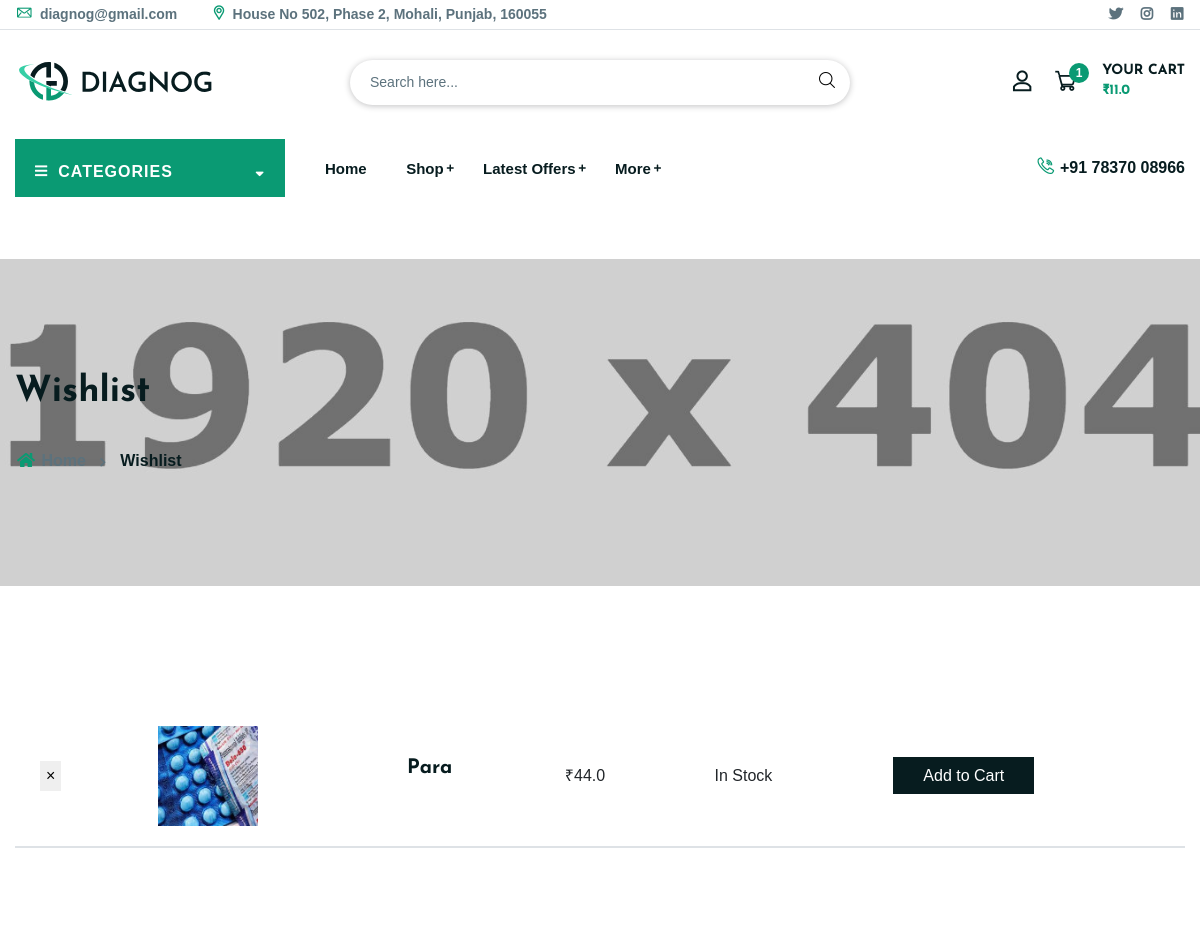
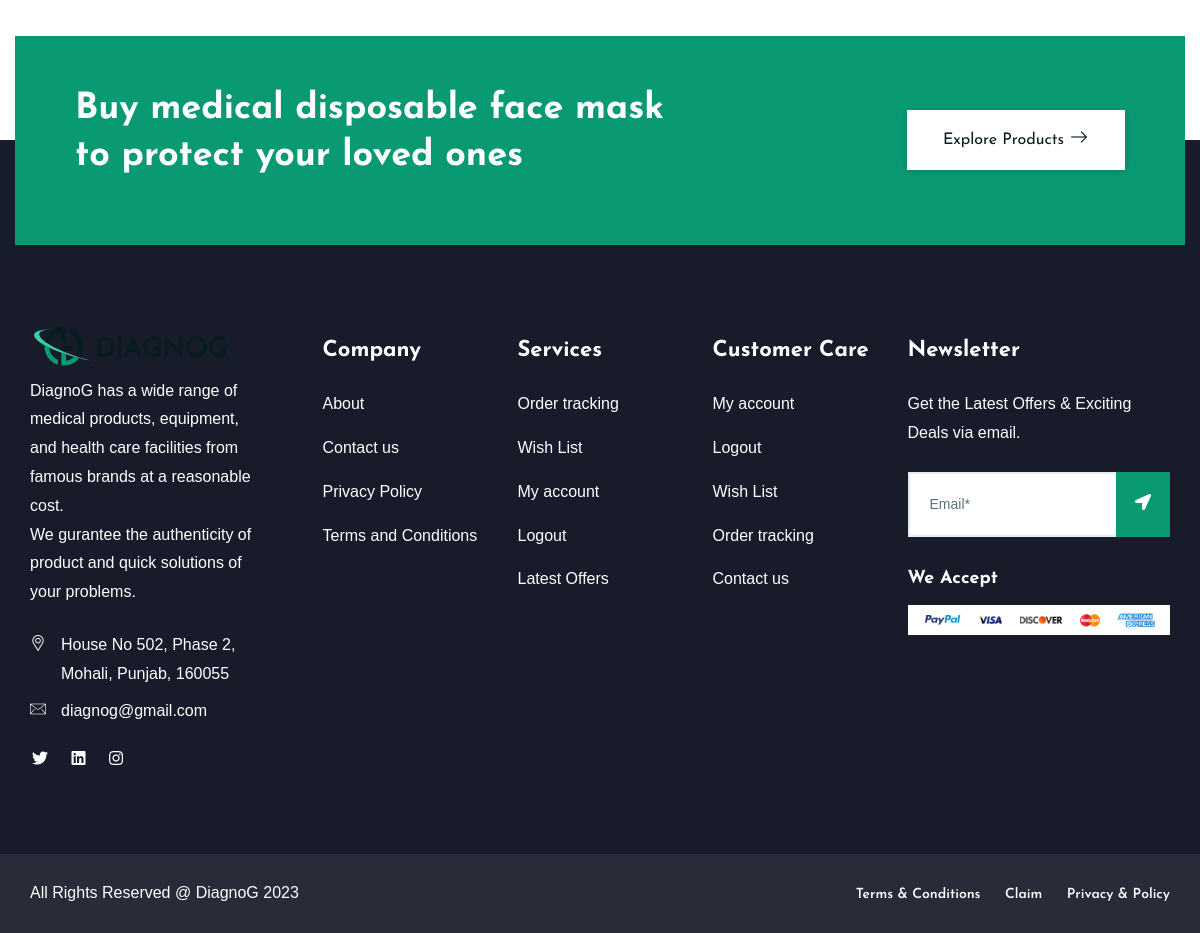
/wishlist/ (signed in), run on the app's committed database (2 pictures, top to bottom).
### order/models.py (models this page shows, shortened)
class Order(models.Model):
    user = models.ForeignKey(settings.AUTH_USER_MODEL, on_delete=models.SET_NULL, null=True)
    complete = models.BooleanField(default=False,null=True, blank=True)
    date_ordered = models.DateField(auto_now_add=True)
    address = models.ForeignKey(ShippingAddress, on_delete=models.SET_NULL, null=True)
    coupon = models.ForeignKey(coupon,on_delete=models.SET_NULL,null=True, blank=True)
    @property
    def get_cart_total(self):
        orderitems = self.orderitem_set.all()
        total = sum([item.get_final_price for item in orderitems])
        return total
    @property
    def get_cart_total_item(self):
        orderitems = self.orderitem_set.all()
        total = sum([item.quantity for item in orderitems])
        return total

class OrderItem(models.Model):
    product = models.ForeignKey(product, on_delete=models.CASCADE)
    order = models.ForeignKey(Order, on_delete=models.SET_NULL, blank=True, null=True)
    quantity = models.PositiveIntegerField(default=1)
    date = models.DateField(auto_now_add=True)
    @property
    def get_total_discount_item_price(self):
        return self.quantity * self.product.discount_price
    @property
    def get_final_price(self):
        if self.product.discount_price:
            return self.get_total_discount_item_price
        return self.get_total_item_price()

### product/models.py (models this page shows, shortened)
class product(models.Model):
    productName = models.CharField(max_length=50)
    productCategory = models.ManyToManyField(category)
    price = models.FloatField()
    discount_price = models.FloatField(blank=True, null=True)
    productImage = models.ImageField(blank=True, null=True)
    discount = models.IntegerField(blank=True, null=True)
    description = models.TextField(blank=True, null=True)
    pros = models.TextField(blank=True, null=True)
    cons = models.TextField(blank=True, null=True)
    date = models.DateTimeField(auto_now_add=True)
    slug = models.SlugField(max_length=200, blank=True, null=True)
    offer = models.BooleanField(default=False)
    class Meta:
        ordering = ['-date']
    def __str__(self):
        return f"{self.productName}"
    @property
    def imgURL(self):
        try:
            url = self.productImage.url
        except:
            url = ''
        return url

### user/models.py (models this page shows, shortened)
class wishlist(models.Model):
    user = models.ForeignKey(settings.AUTH_USER_MODEL, on_delete=models.CASCADE)
    product = models.ForeignKey(product, on_delete=models.CASCADE)
    date = models.DateField(auto_now_add=True)

### user/views.py (the view, shortened to what this page needs)
# urls.py: path('wishlist/', views.showWishlist, name='wishlist'),
@login_required(login_url='/login')
def showWishlist(request):
    email = request.user.email
    userID = myUser.objects.get(email=email)
    context = {}
    products = wishlist.objects.filter(user=userID)
    context['wishlist'] = products
    return render(request, 'user/wishlist.html', context)

### context_processors/context_processors.py (called while the page is built, shortened)
def products_context_processor(request):
    categories = category.objects.all()
    products = product.objects.all()
    if request.user.is_authenticated:
        email = request.user.email
        customer = myUser.objects.get(email=email)
        order, created = Order.objects.get_or_create(user=customer,complete = False)
        items = order.orderitem_set.all()
    return {'categories': categories, 'products': products, 'order': order, 'items': items}

### product/models.py (called while the page is built)
    def __str__(self):
        return f"{self.category_name}"

    @property
    def get_products(self):
        return product.objects.filter(productCategory__category_name=self.category_name)

### user/views.py (called while the page is built)
def is_ajax(request):
    return request.META.get('HTTP_X_REQUESTED_WITH') == 'XMLHttpRequest'

### user/templates/user/wishlist.html (shortened to what this page needs)
{% block content %}
{% load static %}
<!doctype html>
<html class="no-js" lang="zxx">
<head>
    {% include 'include/css.html' %}
</head>
<body>
<div class="body-wrapper">
    {% include 'header/header.html' %}
    <div class="ltn__utilize-overlay"></div> <br> <br>
    <div class="ltn__breadcrumb-area text-left bg-overlay-white-30 bg-image "  data-bs-bg="{% static 'img/bg/14.jpg' %}">
        <div class="container">
            <div class="row">
                <div class="col-lg-12">
                    <div class="ltn__breadcrumb-inner">
                        <h1 class="page-title">Wishlist</h1>
                        <div class="ltn__breadcrumb-list">
                            <ul>
                                <li><a href="/"><span class="ltn__secondary-color"><i class="fas fa-home"></i></span> Home</a></li>
                                <li>Wishlist</li>
                            </ul>
                        </div>
                    </div>
                </div>
            </div>
        </div>
    </div>
    <div class="liton__wishlist-area mb-105">
        <div class="container">
            <div class="row">
                <div class="col-lg-12">
                    <div class="shoping-cart-inner">
                        <div class="shoping-cart-table table-responsive update-table">
                            <table class="table" id="tableid">
                                <tbody>
                                    {% for item in wishlist %}
                                    <tr>
                                        <td class="cart-product-remove">
                                            <button type="button" class="close" aria-label="Close" data-id="{{ item.product.id }}" data-action="remove">
                                                <span aria-hidden="true">&times;</span>
                                            </button>
                                        </td>
                                        <td class="cart-product-image">
                                            <a href="{% url 'product_details' slug=item.product.slug %}"><img src="{{item.product.imgURL}}" alt="#"></a>
                                        </td>
                                        <td class="cart-product-info">
                                            <h4><a href="{% url 'product_details' slug=item.product.slug %}">{{ item.product.productName }}</a></h4>
                                        </td>
                                        <td class="cart-product-price">₹{{item.product.discount_price}}</td>
                                        <td class="cart-product-stock">In Stock</td>
                                        <td class="cart-product-add-cart">
                                            <a class="submit-button-1 add-item" href="#" title="Add to Cart" data-id="{{ item.product.id }}" data-action="add" data-bs-toggle="modal" data-bs-target="#add_to_cart_modal">Add to Cart</a>
                                        </td>
                                    </tr>
                                    {% endfor %}
                                </tbody>
                            </table>
                        </div>
                    </div>
                </div>
            </div>
        </div>
    </div>
    {% include 'widget/call_to_action.html' %}
    {% include 'footer/footer.html' %}
</div>
</body>
</html>
{% endblock %}

### templates/header/header.html (shortened to what this page needs)
{% load static %}
<header class="ltn__header-area ltn__header-3 section-bg-6---">
    <div class="ltn__header-top-area border-bottom top-area-color-white---">
        <div class="container">
            <div class="row">
                <div class="col-md-7">
                    <div class="ltn__top-bar-menu">
                        <ul>
                            <li><a href="mailto:diagnog@gmail.com"><i class="icon-mail"></i> diagnog@gmail.com</a></li>
                            <li><i class="icon-placeholder"></i> House No 502, Phase 2, Mohali, Punjab, 160055</li>
                        </ul>
                    </div>
                </div>
                <div class="col-md-5">
                    <div class="top-bar-right text-end">
                        <div class="ltn__top-bar-menu">
                            <ul>
                                <li>
                                    <div class="ltn__social-media">
                                        <ul>
                                            <li><a href="https://twitter.com/MyDiagnog" title="Twitter"><i class="fab fa-twitter"></i></a></li>
                                            <li><a href="https://www.instagram.com/diagnog/" title="Instagram"><i class="fab fa-instagram"></i></a></li>
                                            <li><a href="https://www.linkedin.com/in/my-diagnog-4473a924a/" title="LinkedIn"><i class="fab fa-linkedin"></i></a></li>
                                        </ul>
                                    </div>
                                </li>
                            </ul>
                        </div>
                    </div>
                </div>
            </div>
        </div>
    </div>
    <div class="ltn__header-middle-area">
        <div class="container">
            <div class="row">
                <div class="col">
                    <div class="site-logo">
                        <a href="/"><img src="{% static 'logo/DIAGNO.svg' %}" alt="Logo"></a>
                    </div>
                </div>
                <div class="col header-contact-serarch-column d-none d-xl-block">
                    <div class="header-contact-search">
                        <div class="header-search-2">
                            <form id="" method="get"  action="/product/">
                                <input type="text" name="filter" value="{{ filter_by }}" placeholder="Search here..."/>
                                <button type="submit">
                                    <span><i class="icon-search"></i></span>
                                </button>
                            </form>
                        </div>
                    </div>
                </div>
                <div class="col">
                    <div class="ltn__header-options">
                        <ul>
                            <li class="d-none---">
                                <div class="ltn__drop-menu user-menu">
                                    <ul>
                                        <li>
                                            <a href="#"><i class="icon-user"></i></a>
                                        </li>
                                    </ul>
                                </div>
                            </li>
                            <li>
                                <div id="update-cart">
                                <div class="mini-cart-icon mini-cart-icon-2 update">
                                    <a href="#ltn__utilize-cart-menu" class="ltn__utilize-toggle">
                                        <span class="mini-cart-icon">
                                            <i class="icon-shopping-cart"></i>
                                            <sup>{{ order.get_cart_total_item }}</sup>
                                        </span>
                                        <h6><span>Your Cart</span> <span class="ltn__secondary-color">₹{{ order.get_cart_total }}</span></h6>
                                    </a>
                                </div>
                            </div>
                            </li>
                        </ul>
                    </div>
                </div>
            </div>
        </div>
    </div>
    <div class="header-bottom-area ltn__border-top--- ltn__header-sticky  ltn__sticky-bg-white ltn__primary-bg---- menu-color-white---- d-none---- d-lg-block">
        <div class="container">
            <div class="row">
                <div class="col-lg-3 align-self-center">
                    <div class="ltn__category-menu-wrap ltn__category-dropdown-hide ltn__category-menu-with-header-menu">
                        <div class="ltn__category-menu-title">
                            <h2 class="section-bg-1--- ltn__secondary-bg text-color-white">Categories</h2>
                        </div>
                    </div>
                </div>
                <div class="col-lg-7">
                    <div class="col--- header-menu-column justify-content-center---">
                        <div class="header-menu header-menu-2 text-start">
                            <nav>
                                <div class="ltn__main-menu">
                                    <ul>
                                        <li><a href="/">Home</a>
                                        </li>
                                        <li class="menu-icon"><a href="#">Shop</a>
                                        </li>
                                        <li class="menu-icon"><a href="">Latest Offers</a>
                                        </li>
                                        <li class="menu-icon"><a href="">More</a>
                                        </li>
                                    </ul>
                                </div>
                            </nav>
                        </div>
                    </div>
                </div>
                <div class="col-lg-2 align-self-center d-none d-xl-block">
                    <div class="header-contact-info text-end">
                        <a class="font-weight-6 ltn__primary-color" href="tel:+91 78370 08966"><span class="ltn__secondary-color"><i class="icon-call font-weight-7"></i></span> +91 78370 08966</a>
                    </div>
                </div>
            </div>
        </div>
    </div>
</header>

### static/css/responsive.css (style rules this page uses)
@media (min-width: 1200px) { .container { max-width: 1200px; } }

### data on the page
Order: get_cart_total_item "1", get_cart_total "11.0"
wishlist: product.imgURL (picture), product.productName "Para", product.discount_price "44.0"
